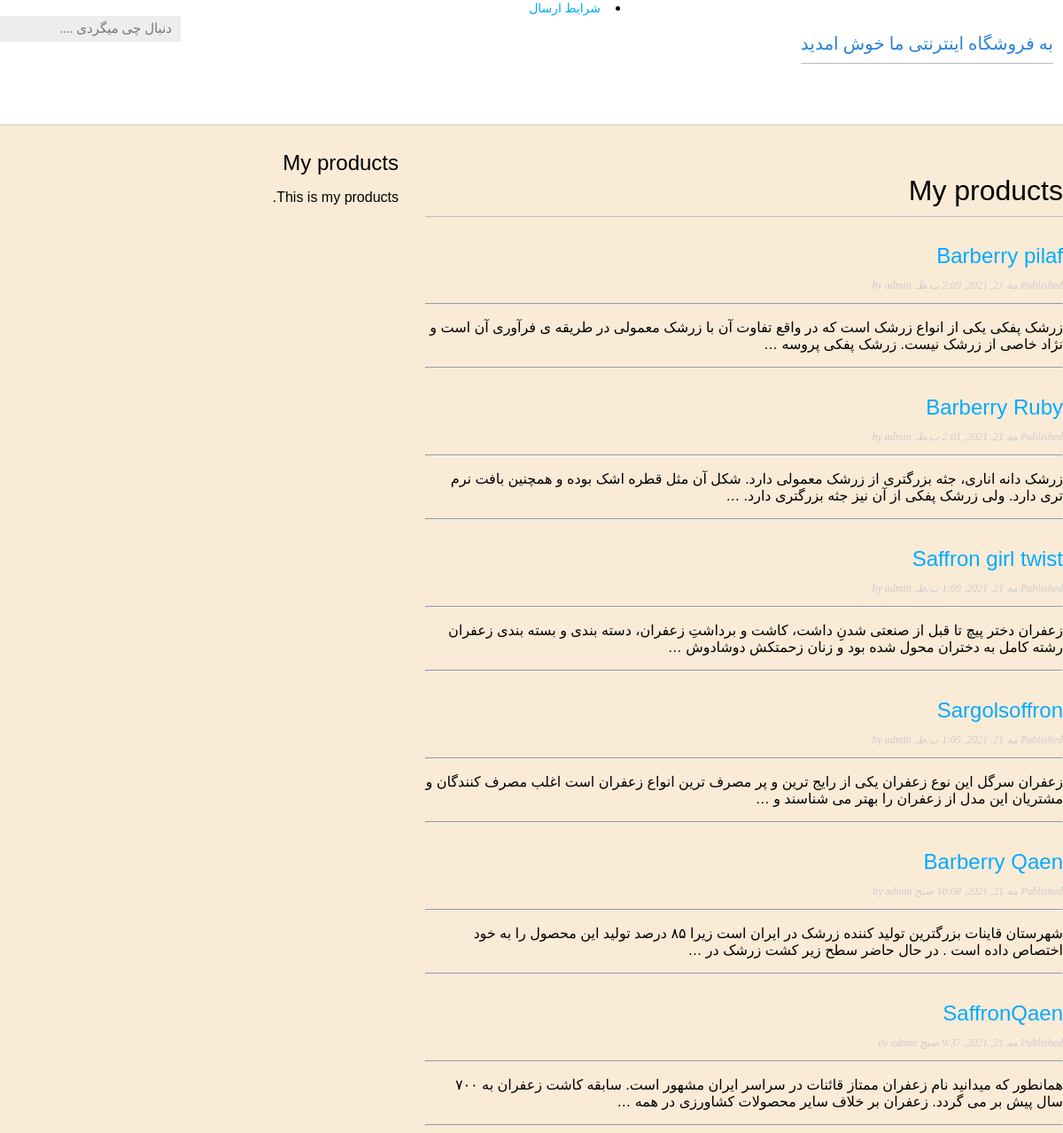
Screenshot of /products/ with the database file from the repository.
### products/models.py (models this page shows, shortened)
class Post(models.Model):
    STATUS_CHOICES = (('draft', 'Draft'),  ('published', 'Published'), )
    title = models.CharField(max_length=250)
    slug = models.SlugField(max_length=250,unique_for_date='publish')
    author = models.ForeignKey(User,on_delete=models.CASCADE, related_name='blog_posts')
    name = models.CharField(max_length=100)
    image = models.ImageField(upload_to='home/%Y/%m/%d/')
    body = models.TextField()
    publish = models.DateTimeField(default=timezone.now)
    created = models.DateTimeField(auto_now_add=True)
    updated = models.DateTimeField(auto_now=True)
    status = models.CharField(max_length=10,choices=STATUS_CHOICES, default='draft')
    class Meta:
     ordering = ('-publish',)
    def get_absolute_url(self):
        return reverse('products:post_detail',
                        args=[self.publish.year,  self.publish.month, self.publish.day, self.slug])

### products/views.py (the view)
# urls.py: path('',post_list, name='post_list'),
def post_list(request):
    posts_all = Post.objects.filter(status='published')
    return render(request,
    'products/post/list.html',
    {'posts': posts_all})

### products/templates/products/post/list.html (shortened to what this page needs)
{% extends "products/base.html" %}
{% block content %}
<h1>My products</h1>
{% for post in posts %}
<h2>
    <a href="{{ post.get_absolute_url }}">
        {{ post.title }}
    </a>
</h2>
<p class="date">
    Published {{ post.publish }} by {{ post.author }}
</p>
<hr>
{{ post.body|truncatewords:30|linebreaks }}
<hr>
{% endfor %}
{% endblock %}

### products/static/css/products.css (style rules this page uses)
body { margin:0; padding:0; font-family:helvetica, sans-serif; }
a { color:#00abff; text-decoration:none; }
h1 { font-weight:normal; border-bottom:1px solid #bbb; padding:0 0 10px 0; }
h2 { font-weight:normal; margin:30px 0 0; }
p.date { color:#ccc; font-family: georgia, serif; font-size: 12px; font-style: italic; }
html { direction:rtl; font-family:"Droid Arabic Kufi", "Droid Sans", sans-serif; font-size:16px; }
body { background-color:antiquewhite; }

### rows the page displays
Post: title "Barberry pilaf", publish "مه 21, 2021, 2:09 ب.ظ.", author "admin", body "زرشک پفکی یکی از انواع زرشک است که در واقع تفاوت آن با زرشک معمولی در طریقه ی فرآوری آن است و نژاد خاصی از زرشک نیست. زرشک پفکی پروسه …"
Post: title "Barberry Ruby", publish "مه 21, 2021, 2:01 ب.ظ.", author "admin", body "زرشک دانه اناری، جثه بزرگتری از زرشک معمولی دارد. شکل آن مثل قطره اشک بوده و همچنین بافت نرم تری دارد. ولی زرشک پفکی از آن نیز جثه بزرگتری دارد. …"
Post: title "Saffron girl twist", publish "مه 21, 2021, 1:09 ب.ظ.", author "admin", body "زعفران دختر پیچ تا قبل از صنعتی شدنِ داشت، کاشت و برداشتِ زعفران، دسته بندی و بسته بندی زعفران رشته کامل به دختران محول شده بود و زنان زحمتکش دوشادوش …"
Post: title "Sargolsoffron", publish "مه 21, 2021, 1:05 ب.ظ.", author "admin", body "زعفران سرگل این نوع زعفران یکی از رایج ترین و پر مصرف ترین انواع زعفران است اغلب مصرف کنندگان و مشتریان این مدل از زعفران را بهتر می شناسند و …"
Post: title "Barberry Qaen", publish "مه 21, 2021, 10:08 صبح", author "admin", body "شهرستان قاینات بزرگترین تولید کننده زرشک در ایران است زیرا ۸۵ درصد تولید این محصول را به خود اختصاص داده است . در حال حاضر سطح زیر کشت زرشک در …"
Post: title "SaffronQaen", publish "مه 21, 2021, 9:37 صبح", author "admin", body "همانطور که میدانید نام زعفران ممتاز قائنات در سراسر ایران مشهور است. سابقه کاشت زعفران به ۷۰۰ سال پیش بر می گردد. زعفران بر خلاف سایر محصولات کشاورزی در همه …"
